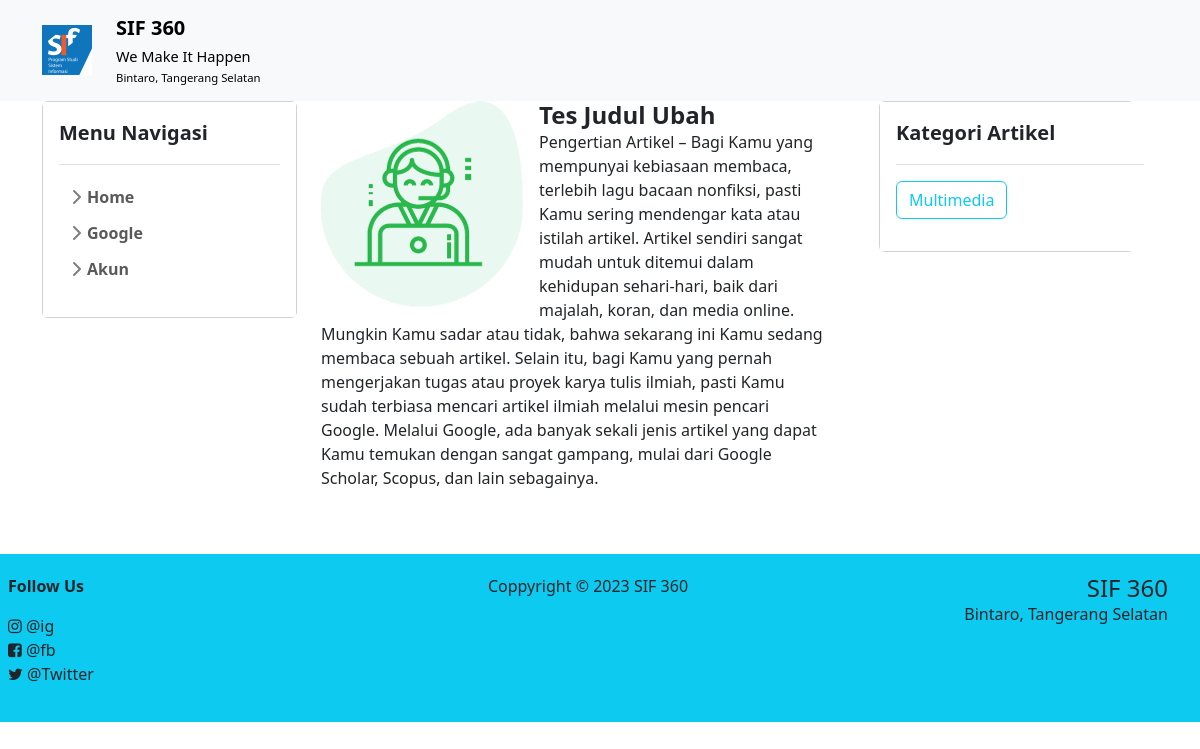
The app's page /view/public/article.php?slug=tes-judul-ubah with its own data.
### tables this page shows
CREATE TABLE `about` (
  `id` int NOT NULL,
  `name` varchar(100) NOT NULL,
  `slogan` varchar(255) DEFAULT NULL,
  `address` varchar(255) DEFAULT NULL,
  `twitter` varchar(100) DEFAULT NULL,
  `facebook` varchar(100) DEFAULT NULL,
  `instagram` varchar(100) DEFAULT NULL
);

CREATE TABLE `menu` (
  `id` int NOT NULL,
  `name` varchar(100) NOT NULL,
  `slug` varchar(100) NOT NULL,
  `url` varchar(50) NOT NULL
);

CREATE TABLE `articles` (
  `id` int NOT NULL,
  `title` varchar(255) NOT NULL,
  `image` varchar(50) NOT NULL,
  `description` text,
  `category_id` int DEFAULT NULL,
  `slug` varchar(100) NOT NULL
);

CREATE TABLE `category` (
  `id` int NOT NULL,
  `name` varchar(100) NOT NULL,
  `slug` varchar(100) NOT NULL
);

### view/public/article.php (the view, shortened to what this page needs)
<?php
include '../template/header.php'; ?>
    <div class="container">
        <div class="row w-100">
            <?php include '../template/sidebar.php';?>
            <div class="col-lg-6 col-md-9 col-12 order-lg-2 order-md-2 order-1">
                <?php
                if(isset($_GET['slug'])){
                    $slug = $_GET['slug'];
                    $article = mysqli_query($conn, "SELECT * FROM articles WHERE slug='$slug'");
                    $art = mysqli_fetch_assoc($article);
                }else{
                    header("Location: index.php");
                    exit();
                }
                ?>
                <article>
                    <section class="row mb-4">
                        <div class="row">
                            <div class="col-lg-12 pt-4 pt-lg-0">
                                <img src="../../public/uploads/<?php echo $art['image'];?>" class="float-start imgshadow me-3" alt="">
                                <p class="text-justify"><span class="h4 fw-bold"><?php echo $art['title']; ?></span><br>
                                <?php echo $art['description']; ?></p>
                            </div>
                        </div>
                    </section>
                </article>
            </div>
            <?php include '../template/aside.php';?>
        </div>
    </div>
<?php include '../template/footer.php'; ?>

### view/template/header.php (shortened to what this page needs)
<!DOCTYPE html>
<html lang="en">
<?php
    include '../../config/database.php';
    $about = mysqli_query($conn, "SELECT * FROM about Limit 1");
    $about = mysqli_fetch_assoc($about);
?>
<head>
    <link href="https://cdn.jsdelivr.net/npm/bootstrap@5.3.0/dist/css/bootstrap.min.css" rel="stylesheet">
    <link rel="stylesheet" href="https://cdnjs.cloudflare.com/ajax/libs/font-awesome/4.7.0/css/font-awesome.css" />
    <link href="../../assets/css/sidebar.css" rel="stylesheet">
</head>
<body>
    <header>
    <nav class="navbar navbar-expand-lg navbar-light bg-light">
        <div class="container">
            <a class="navbar-brand" href="../../">
                <div class="row align-items-center">
                    <div class="col-auto">
                        <img src="../../assets/images/logo.jpg" alt="Logo" width="50" height="50">
                    </div>
                    <div class="col">
                        <p class="m-0 font-weight-bold" style="font-weight: bold !important;"><?php echo $about['name'];?></p>
                        <p class="m-0" style="font-size: smaller;"><small><?php echo $about['slogan'];?></small></p>
                        <p class="m-0" style="font-size: small;"><small><?php echo $about['address'];?></small></p>
                    </div>
                </div>
            </a>
        </div>
    </nav>
    </header>

### view/template/sidebar.php (shortened to what this page needs)
<div class="col-lg-3 col-md-3 col-12 order-lg-1 order-md-1 order-2 pr-1">
    <div class="sidebar card w-100">
        <div class="flex-shrink-0 p-3 bg-white">
            <a href="/" class="d-flex align-items-center pb-3 mb-3 link-dark text-decoration-none border-bottom">
            <span class="fs-5 fw-semibold">Menu Navigasi</span>
            </a>
            <ul class="list-unstyled ps-0">
                <li class="mb-1">
                    <button class="btn btn-toggle align-items-center rounded collapsed" data-bs-toggle="collapse" data-bs-target="#home-collapse" aria-expanded="false">
                    Home
                    </button>
                </li>
                <?php $sidebar = mysqli_query($conn, "SELECT * FROM menu");
                $sidebar = mysqli_fetch_all($sidebar, MYSQLI_ASSOC)
                ?>
                <?php foreach($sidebar as $side) {
                    $submenu = mysqli_query($conn, "SELECT * FROM submenu WHERE parent_id='$side[id]'");
                    $count = mysqli_num_rows($submenu);
                    $submenu = mysqli_fetch_all($submenu, MYSQLI_ASSOC);
                    if($count > 0){
                        ?>
                        <li class="mb-1">
                            <button class="btn btn-toggle align-items-center rounded collapsed" data-bs-toggle="collapse" data-bs-target="#<?php echo $side['id'];?>-collapse" aria-expanded="false">
                            <?php echo $side['name'];?>
                            </button>
                                <?php foreach($submenu as $sid) { ?>
                                <li><a href="<?php echo $sid['url'];?>" class="link-dark rounded"><?php echo $sid['name'];?></a></li>
                                <?php } ?>
                        </li>
                        <?php
                    }else{
                        ?>
                        <li class="mb-1 ps-3">
                            <a href="<?php echo $side['url'];?>" class="link-dark rounded"><?php echo $sid['name'];?></a>
                        </li>
                        <?php
                    }
                }
                    ?>
                <li class="mb-1">
                    <button class="btn btn-toggle align-items-center rounded collapsed" data-bs-toggle="collapse" data-bs-target="#akun-collapse" aria-expanded="false">
                    Akun
                    </button>
                </li>
            </ul>
        </div>
    </div>
</div>

### view/template/aside.php
<div class="col-lg-3 col-12 order-lg-3 ">
<div class="card">
<div class="flex-shrink-0 p-3 bg-white" style="width: 280px;">
            <a href="/" class="d-flex align-items-center pb-3 mb-3 link-dark text-decoration-none border-bottom">
            <span class="fs-5 fw-semibold">Kategori Artikel</span>
            </a>
            <ul class="list-unstyled ps-0">
                <?php $kategori = mysqli_query($conn, "SELECT * FROM category");
                $kategori = mysqli_fetch_all($kategori, MYSQLI_ASSOC)
                ;?>
                <?php foreach($kategori as $kate) { ?>
                <li class="mb-1"><a href="../public/kategori.php?slug=<?php echo $kate['slug'];?>" class="btn btn-outline-info"><?php echo $kate['name'];?></a></li>
                <?php } ?>
            </ul>
        </div>
</div>
</div>

### view/template/footer.php (shortened to what this page needs)
    <footer class=" bg-info mt-4  justify-content-center">
        <div class="col-12 row p-3 justify-content-center">
            <div class="col-12 col-lg-4 p-1">
                <p class="fw-bold">Follow Us</p>
                <ul class="list-unstyled ps-0">
                    <li class="me-3">
                    <i class="fa fa-instagram"></i> @<?php echo $about['instagram'];?>
                    </li>
                    <li class="me-3">
                    <i class="fa fa-facebook-square"></i> @<?php echo $about['facebook'];?>
                    </li>
                    <li class="me-3">
                    <i class="fa fa-twitter"></i> @<?php echo $about['twitter'];?>
                    </li>
                </ul>
            </div>
            <div class="col-12 col-lg-4 p-1 mt-lg-0 mt-md-0 mt-1 ">
                <p class="text-center">Coppyright &copy; <?php echo date('Y');?> <?php echo $about['name'];?></p>
            </div>
            <div class="col-12 col-lg-4 p-1 mt-lg-0 mt-md-0 mt-1 ">
                <p class="h4 f-wbold text-end m-0"><?php echo $about['name'];?></p>
                <p class="text-end m-0"><?php echo $about['address'];?></p>
            </div>
        </div>
    </footer>
</body>
</html>

### assets/css/sidebar.css (style rules this page uses)
body { min-height: 100vh; min-height: -webkit-fill-available; }
html { height: -webkit-fill-available; }
.btn-toggle { display: inline-flex; align-items: center; padding: .25rem .5rem; font-weight: 600; color: rgba(0, 0, 0, .65); background-color: transparent; border: 0; }
.btn-toggle::before { width: 1.25em; line-height: 0; transition: transform .35s ease; transform-origin: .5em 50%; }
.fw-semibold { font-weight: 600; }

### records on screen
about: name "SIF 360", slogan "We Make It Happen", address "Bintaro, Tangerang Selatan", instagram "ig", facebook "fb", twitter "Twitter"
menu: name "Google"
articles: image (picture), title "Tes Judul Ubah", description "Pengertian Artikel – Bagi Kamu yang mempunyai kebiasaan membaca, terlebih lagu bacaan nonfiksi, pasti Kamu sering mendengar kata atau istilah artikel. Artikel sendiri sangat mudah untuk ditemui dalam kehidupan sehari-hari, baik dari majalah, koran, dan media online. Mungkin Kamu sadar atau tidak, bahwa sekarang ini Kamu sedang membaca sebuah artikel. Selain itu, bagi Kamu yang pernah mengerjakan tugas atau proyek karya tulis ilmiah, pasti Kamu sudah terbiasa mencari artikel ilmiah melalui mesin pencari Google. Melalui Google, ada banyak sekali jenis artikel yang dapat Kamu temukan dengan sangat gampang, mulai dari Google Scholar, Scopus, dan lain sebagainya."
category: name "Multimedia"
